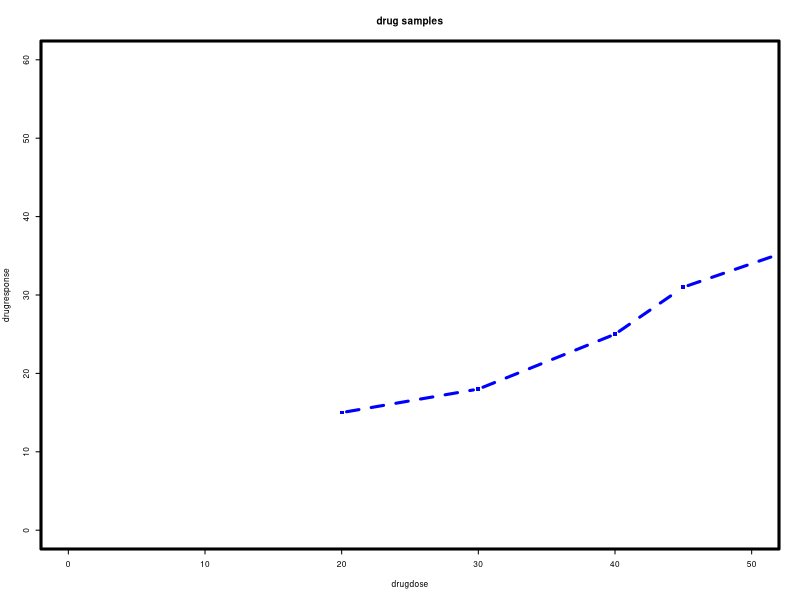

Write R code to recreate this figure.
dose <- c(20, 30, 40, 45, 60)
dose
drugA <- c(16, 20, 27, 40, 60)
drugA
drugB <- c(15, 18, 25, 31, 40)
drugB
data.frame(dose,drugA,drugB)
opar=par(no.readonly = TRUE)
par(lwd=3,cex=0.5)
plot(dose,drugB,type = "b",pch=15,lty=2,col="blue",xlim=c(0,50),ylim=c(0,60),main="drug samples",xlab="drugdose",ylab="drugresponse")
